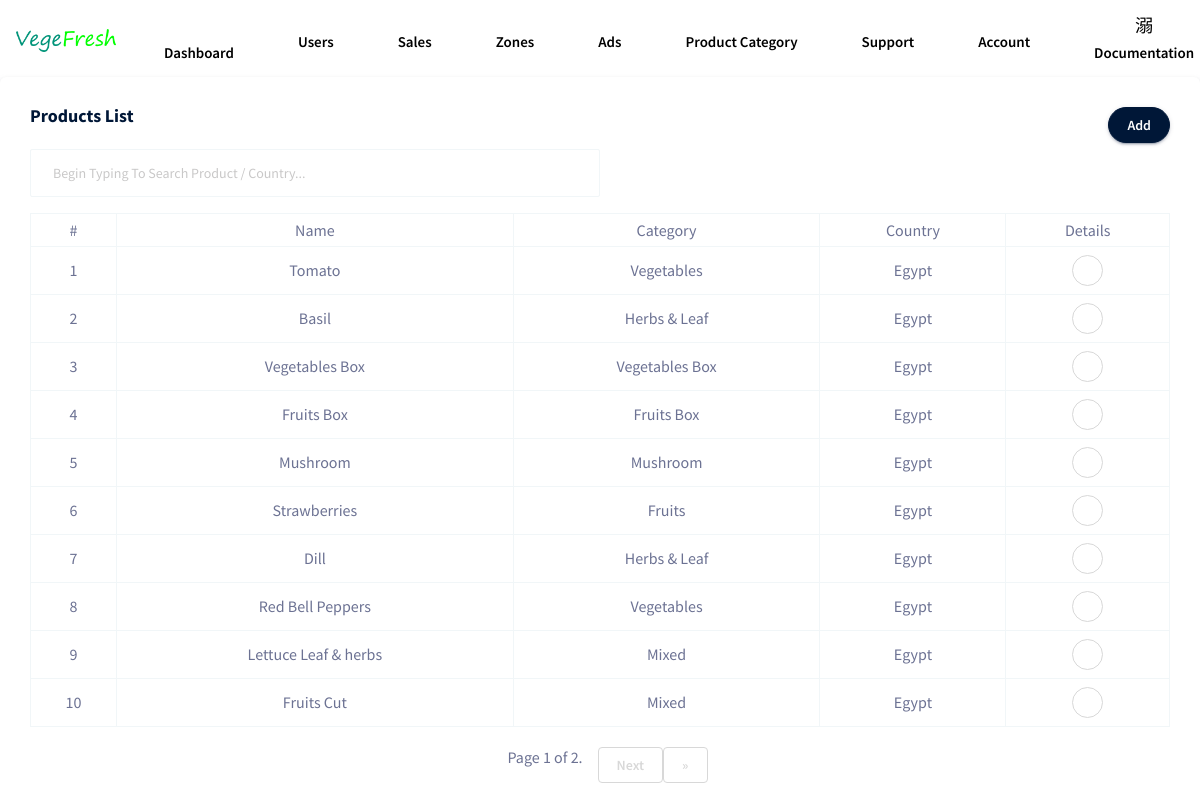
Screenshot of /management/productCatg/ with the database file from the repository.
### vegetrade/models.py (models this page shows, shortened)
class CategoryProducts(models.Model):
    name = models.CharField(max_length=30, null=True, blank=True)
    name_sc = models.CharField(max_length=30, null=True, blank=True)
    category = models.ForeignKey(CategoryList, null=True, blank=True, on_delete=models.CASCADE)
    photo = models.FileField(blank=True, null=True, default="default.png", upload_to=product_path,
                             validators=[FileExtensionValidator(['png', 'jpeg', 'jpg'])])
    lang = models.ForeignKey(CountryTransLang, null=True, blank=True, on_delete=models.CASCADE)
    packing_info = models.TextField(blank=True, null=True)
    quality_info = models.TextField(blank=True, null=True)
    country = models.CharField(max_length=50, blank=True, null=True)
    approved = models.BooleanField(default=False, blank=True, null=True)

class CategoryList(models.Model):
    category_name = models.CharField(max_length=30, null=True, blank=True)
    approved = models.BooleanField(default=False, blank=True, null=True)

### management/views.py (the view)
# urls.py: path('productCatg/', views.productCatg, name="productCatg"),
def productCatg(request):
    instance = CategoryProducts.objects.all()
    paginator = Paginator(instance, 10)
    page_number = request.GET.get('page')
    page_obj = paginator.get_page(page_number)
    context = {"product": page_obj}
    return render(request, 'dashboard/productlist.html', context)

### templates/dashboard/productlist.html (shortened to what this page needs)
{% extends 'dashboard/base.html' %} {% load static %} {% block contain %}
<div class="card">
    <div class="card-body">
        <div style="margin-bottom: 10px; float: right;">
            <a href="{% url 'productCatgAdd' %}" class="btn btn-dark btn-rounded btn-fw">Add</a>
        </div>
        <h4 class="card-title">Products List</h4>
        <div class="col-md-6">
            <input class="form-control" hx-headers='{"X-CSRFToken": "{{ csrf_token }}"}' type="search" name="search" placeholder="Begin Typing To Search Product / Country..." hx-post="{% url 'productCatgFilter' %}" hx-trigger="keyup changed delay:500ms, search" hx-target="#data" hx-indicator=".htmx-indicator">
        </div>
        <div class="table-responsive pt-3 " id="data">
            <table class="table table-bordered">
                <thead>
                    <tr style="text-align: center;">
                        <th>#</th>
                        <th>Name</th>
                        <th>Category</th>
                        <th>Country</th>
                        <th>Details</th>
                    </tr>
                </thead>
                <tbody>
                    {% for i in product %}
                    <tr style="text-align: center;" id="tr{{i.id}}">
                        <td>{{forloop.counter}}</td>
                        <td>{{i.name}}</td>
                        <td>{{i.category.category_name}} </td>
                        <td>{{i.country}} </td>
                        <td>
                            <button type="button" class="btn btn-outline-secondary btn-rounded btn-icon" hx-get="{% url 'productCatgDetail' i.id %}" hx-trigger="click" hx-target="#data" >
                                <i class="mdi mdi-information-outline icon-md text-danger"></i>
                              </button>
                        </td>
                    </tr>
                    {% endfor %}
                </tbody>
            </table>
            <div style="margin-top: 20px;">
                <nav aria-label="Page navigation example">
                    <ul class="pagination justify-content-center ">
                        <span class="current" style="padding-left:15px;padding-right:15px;">
                        Page {{ product.number }} of {{ product.paginator.num_pages }}.
                    </span> {% if product.has_next %}
                        <li class="page-item"><a class="btn btn-outline-secondary" href="?page={{ product.next_page_number }}">Next</a></li>
                        <li class="page-item"><a class="btn btn-outline-secondary" href="?page={{ product.paginator.num_pages }}" aria-label="last"><span aria-hidden="true">&raquo;</span></a></li>
                        {% endif %}
                    </ul>
                </nav>
            </div>
        </div>
    </div>
</div>
{% endblock %}

### templates/dashboard/base.html (shortened to what this page needs)
{% load static %}
<!DOCTYPE html>
<html lang="en">
  <head>
    <link rel="stylesheet" href="{% static 'vendors/mdi/css/materialdesignicons.min.css' %}">
    <link rel="stylesheet" href="{% static 'vendors/base/vendor.bundle.base.css' %}">
    <link rel="stylesheet" href="{% static 'css/style.css' %}">
  </head>
  <body>
    <div class="container-scroller">
        {% include 'dashboard/navbar.html' %}
  {% block contain %}
  {% endblock %}
    </div>
</body>
 </body>
</html>

### templates/dashboard/navbar.html (shortened to what this page needs)
{% load static %}
<div class="horizontal-menu">
    <nav class="bottom-navbar" style="justify-content: center;">
        <div class="row">
            <div class="container" style="margin: 5px;">
                <div class="text-center  justify-content-center">
                    <a class="navbar-brand brand-logo"><img src="{% static 'images/logo.png' %}" alt="logo" style="width:100px ;" /></a>
                </div>
            </div>
        </div>
        <div class="row">
            <div class="container">
                <ul class="nav page-navigation">
                    <li class="nav-item">
                        <a class="nav-link" href="{% url 'main' %} ">
                            <i class="mdi mdi-file-document-box menu-icon"></i>
                            <span class="menu-title">Dashboard</span>
                        </a>
                    </li>
                    <li class="nav-item">
                        <a href="{% url 'userList' %} " class="nav-link">
                            <i class="mdi mdi-account-card-details"></i>
                            <span class="menu-title">Users</span>
                        </a>
                    </li>
                    <li class="nav-item">
                        <a href="{% url 'order' %}" class="nav-link">
                            <i class="mdi mdi-chart-areaspline"></i>
                            <span class="menu-title">Sales</span>
                        </a>
                    </li>
                    <li class="nav-item">
                        <a href="{% url 'map' %}" class="nav-link">
                            <i class="mdi mdi-map-marker-radius"></i>
                            <span class="menu-title">Zones</span>
                        </a>
                    </li>
                    <li class="nav-item">
                        <a href="{% url 'adsList' %}" class="nav-link">
                            <i class="mdi mdi-chemical-weapon"></i>
                            <span class="menu-title">Ads</span>
                        </a>
                    </li>
                    <li class="nav-item">
                        <a href="{% url 'productCatg' %}" class="nav-link">
                            <i class="mdi mdi-carrot "></i>
                            <span class="menu-title">Product Category</span>
                        </a>
                    </li>
                    <li class="nav-item">
                        <a href="{% url 'supportTiket' %}" class="nav-link">
                            <i class="mdi mdi-human-greeting"></i>
                            <span class="menu-title">Support</span>
                        </a>
                    </li>
                    <li class="nav-item">
                        <a href="{% url 'getIncomeAccunt' %}" class="nav-link">
                            <i class="mdi mdi-bank"></i>
                            <span class="menu-title">Account</span>
                        </a>
                    </li>
                    <li class="nav-item">
                        <a href="docs/documentation.html" class="nav-link">
                            <i class="mdi mdi-file-document-box-outline menu-icon"></i>
                            <span class="menu-title">Documentation</span></a>
                    </li>
                </ul>
            </div>
        </div>
    </nav>
</div>

### rows the page displays
CategoryProducts: name "Tomato", category.category_name "Vegetables", country "Egypt"
CategoryProducts: name "Basil", category.category_name "Herbs & Leaf", country "Egypt"
CategoryProducts: name "Vegetables Box", category.category_name "Vegetables Box", country "Egypt"
CategoryProducts: name "Fruits Box", category.category_name "Fruits Box", country "Egypt"
CategoryProducts: name "Mushroom", category.category_name "Mushroom", country "Egypt"
CategoryProducts: name "Strawberries", category.category_name "Fruits", country "Egypt"
CategoryProducts: name "Dill", category.category_name "Herbs & Leaf", country "Egypt"
CategoryProducts: name "Red Bell Peppers", category.category_name "Vegetables", country "Egypt"
CategoryProducts: name "Lettuce Leaf & herbs", category.category_name "Mixed", country "Egypt"
CategoryProducts: name "Fruits Cut", category.category_name "Mixed", country "Egypt"

### other values shown
{{ product.number }} "1"
{{ product.paginator.num_pages }} "2"
